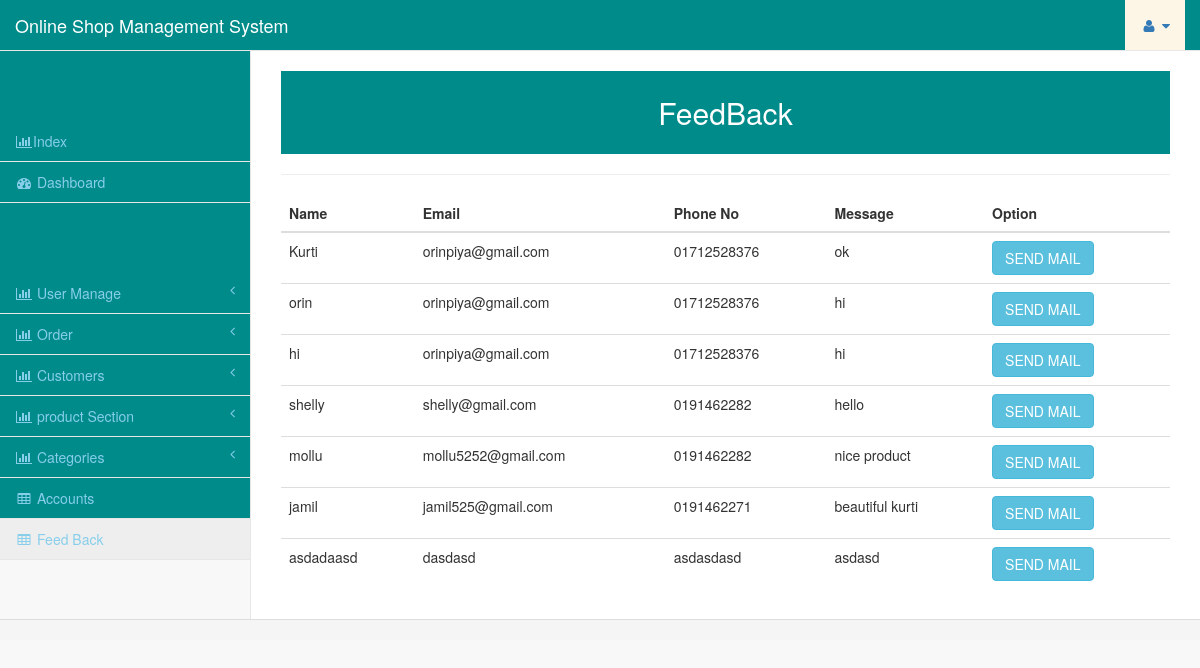
Page /admin/feedback.php (signed in) on the committed database.
### tables this page shows
CREATE TABLE `feedback` (
  `FeedBackId` int(11) NOT NULL,
  `Name` varchar(50) DEFAULT NULL,
  `Email` varchar(50) DEFAULT NULL,
  `PhoneNo` varchar(11) DEFAULT NULL,
  `Mgs` varchar(50) DEFAULT NULL
);

### admin/feedback.php (the view, shortened to what this page needs)
<?php include"header.php";?>
<div id="page-wrapper">
            <div class="row">
                <div class="col-lg-12">
                   <center> <h2 style="background-color:#008B8B;padding:25px;color:white;"> FeedBack </h2></center> <hr/>
                </div>
            </div>
  <table class="table">
  <thead>
  <tr>
   <th>Name</th>
   <th>Email</th>
   <th>Phone No</th>
   <th>Message</th>
<th>Option</th>
   </tr>
  </thead>
  <tbody>
  <?php
							$product_query = "select  *from feedback;";
							$run_query = mysqli_query($con,$product_query);
							if(mysqli_num_rows($run_query) > 0){
		$sl = 0;
										while($row = mysqli_fetch_array($run_query)){
											$sl++;
											$name = $row['Name'];
											$email = $row['Email'];
											$PhoneNo = $row['PhoneNo'];
											$Mgs = $row['Mgs'];
											?>
  <tr>
  <td> <?php echo $name; ?></td>
  <td><?php echo $email; ?> </td>
  <td><?php echo $PhoneNo; ?> </td>
  <td> <?php echo $Mgs;?></td>
<td><form action="email.php" method="post">
											<input type="submit" name="cusdetails" class="btn btn-info" value="SEND MAIL">
											</form>
</td>
  </tr>
  <?php $sl++;}}?>
  </tbody>
   </table>
  </div>
  <?php include"footer.php";?>

### rows in the picture
feedback: Name "Kurti", Email "orinpiya@gmail.com", PhoneNo "01712528376", Mgs "ok"
feedback: Name "orin", Email "orinpiya@gmail.com", PhoneNo "01712528376", Mgs "hi"
feedback: Name "hi", Email "orinpiya@gmail.com", PhoneNo "01712528376", Mgs "hi"
feedback: Name "shelly", Email "shelly@gmail.com", PhoneNo "0191462282", Mgs "hello"
feedback: Name "mollu", Email "mollu5252@gmail.com", PhoneNo "0191462282", Mgs "nice product"
feedback: Name "jamil", Email "jamil525@gmail.com", PhoneNo "0191462271", Mgs "beautiful kurti"
feedback: Name "asdadaasd", Email "dasdasd", PhoneNo "asdasdasd", Mgs "asdasd"
